Frame 1 (no input): blank canvas, image omitted
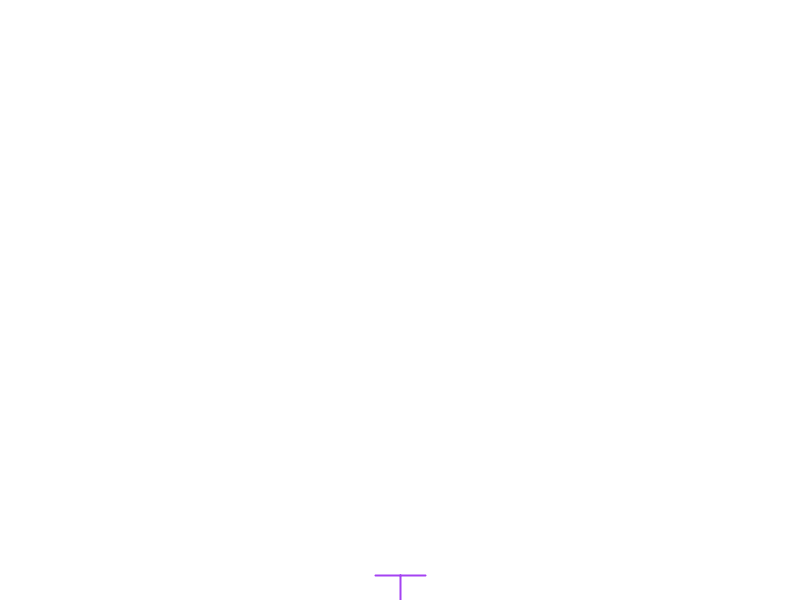
Frame 2 (the mouse pressed at the canvas centre, redrawn once)

The Processing sketch that drew this single still picture (run headless with seeded random() and noise(); the mouse was pressed at the canvas centre and the sketch redrawn once):

// Processing sketch: sketch_2DTurtleGraphics
// ── sketch_2DTurtleGraphics.pde
int step = 25;
int total = 0;

int population = 1;

Turtle[] turtles = new Turtle[population];

void setup() {
  size(800, 600);
  //fullScreen();
  background(255);
  frameRate(2);

  for (int i = 0; i < turtles.length; i++) {
    turtles[i] = new Turtle(i*width/population + width/2, height, 90);
    turtles[i].setColour(int(random(255)), int(random(255)), int(random(255)));
    turtles[i].setWeight(2);
    turtles[i].reset();
    //turtles[i].noTail();
  }
}

void draw() {
  noLoop();
  background(255);

  for (Turtle i : turtles) {


    //i.trnTo(mouseX, mouseY);
    //i.fwd(step);

    i.fwd(step);
    for (int j = 0; j < total; j++) {
      i.push();
      if (j % 2 == 0) {
        i.trn(90);
      } else {
        i.trn(-90);
      }
      i.fwd(step);
    }
    for (int j = 0; j < total; j++) {
      i.pop();
    }
    for (int j = 0; j < total; j++) {
      i.push();
      if (j % 2 == 0) {
        i.trn(-90);
      } else {
        i.trn(90);
      }
      i.fwd(step);
    }
    for (int j = 0; j < total; j++) {
      i.pop();
    }
    for (int j = 0; j < total; j++) {
      if (j % 2 == 1) {
        i.fwd(step);
      }
    }

    //i.logo(30);
    //i.reset();
  }
  //total++;
}

void mousePressed() {
  for (Turtle i : turtles) {
    i.reset();
    //i.setColour(int(random(255)), int(random(255)), int(random(255)));
    //i.setDir(radians(random(-110, -70)));
  }
  total++;
  redraw();
}

void keyPressed() {
  //save("image.png");
  //println("image saved");
}
// ── Logo.pde
//Draw a turtle here!

void logo(float scl) {
  scale(scl);
  strokeWeight(1);
  stroke(0);
  fill(#06C63E);
  ellipse (-25, -17, 28, 20);    //legs
  ellipse (25, -17, 28, 20);
  ellipse (-25, 17, 28, 20);
  ellipse (25, 17, 28, 20); 
  fill(#06C63E);
  triangle (0, 48, -7, 38, 7, 38);      //tail
  fill(#008928);
  ellipse(0, 0, 50, 80);    //body
  ellipse(0, -40, 40, 45);     //head
  fill(0, 0, 0);
  ellipse (-20, -50, 10, 10);    //eyes
  ellipse (20, -50, 10, 10);
}
// ── Sprite.pde
//Draw a turtle here!

void sprite(float scl) {
  scale(scl);
  strokeWeight(1);
  stroke(0);
  fill(#06C63E);
  ellipse (-25, -17, 28, 20);    //legs
  ellipse (25, -17, 28, 20);
  ellipse (-25, 17, 28, 20);
  ellipse (25, 17, 28, 20); 
  fill(#06C63E);
  triangle (0, 48, -7, 38, 7, 38);      //tail
  fill(#008928);
  ellipse(0, 0, 50, 80);    //body
  ellipse(0, -40, 40, 45);     //head
  fill(0, 0, 0);
  ellipse (-20, -50, 10, 10);    //eyes
  ellipse (20, -50, 10, 10);
}
// ── Turtle.pde
//Turtle Class

class Turtle {
  float x;
  float y;
  boolean tail = true;
  color tailColor = color(255, 0, 0);
  float currentThickness = 1;
  PVector pos;
  PVector dir;
  ArrayList<PVector> positions = new ArrayList<PVector>();
  ArrayList<PVector> directions = new ArrayList<PVector>();
  ArrayList<Integer> pushes = new ArrayList<Integer>();
  int track = 0;

  Turtle (float x_, float y_, float dir_) {
    x = x_;
    y = y_;
    dir = PVector.fromAngle(radians(-dir_));
    pos = new PVector(x, y);
    positions.add(pos.copy());
    directions.add(dir.copy());
  }

  void logo(float size) {
    pushMatrix();
    translate(pos.x, pos.y);
    rotate(dir.heading()+PI/2);
    fill(255);
    noStroke();
    sprite(size/100);
    popMatrix();
  }

  void tail() {
    noFill();
    strokeWeight(currentThickness);
    strokeCap(ROUND);
    strokeJoin(ROUND);
    stroke(tailColor);

    float prevX = positions.get(positions.size()-2).x;
    float prevY = positions.get(positions.size()-2).y;
    float currX = positions.get(positions.size()-1).x;
    float currY = positions.get(positions.size()-1).y;

    line(prevX, prevY, currX, currY);
  }

  void noTail() {
    tail = false;
  }

  void fwd(float l) {
    dir.normalize();
    pos.add(dir.copy().mult(l));
    positions.add(pos.copy());
    directions.add(dir.copy());

    if (tail) {
      tail();
    }
  }

  void trn(float angle) {
    dir.rotate(radians(angle));
    dir.normalize();
    positions.add(pos.copy());
    directions.add(dir.copy());

    if (tail) {
      tail();
    }
  }

  void push() {
    int save = positions.size();
    pushes.add(save);
  }

  void pop() {
    int saved = pushes.get(pushes.size()-1);
    PVector popP = positions.get(saved-1);
    PVector popD = directions.get(saved-1);
    setPos(popP.x, popP.y);
    setDir(popD);

    int countdown = 0;
    while (countdown < saved-track) {
      positions.remove(positions.size()-1);
      directions.remove(positions.size()-1);
      countdown++;
    }

    pushes.remove(pushes.size()-1);
    track++;
  }

  void reset() {
    pos = positions.get(0);
    dir = directions.get(0);
    positions.clear();
    directions.clear();
    positions.add(pos.copy());
    directions.add(dir.copy());
  }

  void randomise() {
    pos = new PVector(random(width), random(height));
    dir = PVector.random2D();
    positions.clear();
    directions.clear();
    positions.add(pos.copy());
    directions.add(dir.copy());
  }

  void setPos(float X, float Y) {
    pos = new PVector(X, Y);
    positions.add(pos.copy());
  }

  void setDir(PVector newDir) {
    dir = newDir;
    directions.add(dir.copy());
  }

  void setAngle(float angle) {
    dir = PVector.fromAngle(radians(angle-90));
    directions.add(dir.copy());
  }

  void trnTo(float x, float y) {
    PVector target = new PVector(x, y);
    PVector newDir = PVector.sub(target, pos);
    setDir(newDir);
  }

  void setColour(int r, int g, int b) {
    tailColor = color(r, g, b);
  }

  void setWeight(float w) {
    currentThickness = w;
  }

  void atBoundary(String condition) {
    if (condition == "RANDOM") {
      if (pos.y < 0 || pos.y > height || pos.x < 0 || pos.x > width) {
        reset();
        setPos(random(width), random(height));
        setDir(PVector.random2D());
      }
    } else if (condition == "RESET") {
      if (pos.y < 0 || pos.y > height || pos.x < 0 || pos.x > width) {
        reset();
      }
    } else if (condition == "BOUNCE") {
      if (pos.y < 0 || pos.y > height) {
        setDir(new PVector(dir.x, -dir.y));
      } else if (pos.x < 0 || pos.x > width) {
        setDir(new PVector(-dir.x, dir.y));
      }
    } else {
    }
  }
}
